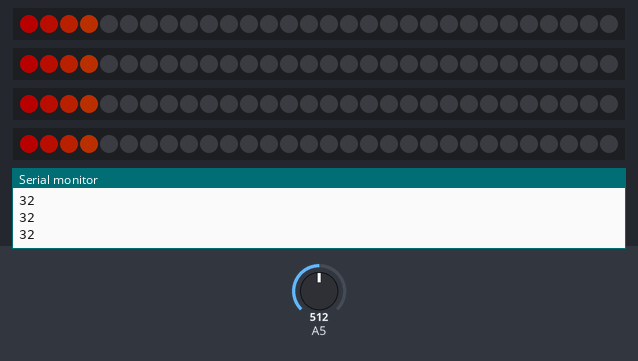
Bench run of a sketch on a simulated Arduino Uno, built with avr-gcc and run on an emulated ATmega328P. Parts: 4 × 30 RGB LEDs in strip order, left to right, the last lines printed to the serial monitor. Inputs (shaded band) come from the test bench; at power-on: A5 = 512. Dim RGB values are drawn brighter than linear.

Above: at 0.78 s.
1.3 s: A5 set to 716
At 2.0 s:
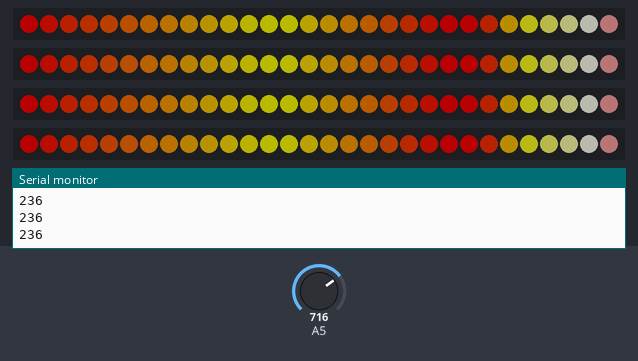
3.0 s: A5 set to 306
5.4 s: A5 set to 511
At 5.7 s:
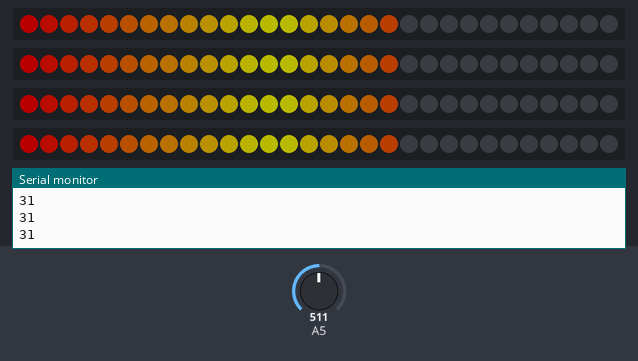
Timing chart, 0 to 8.4 s (numbered marks = the images above; inputs shaded):
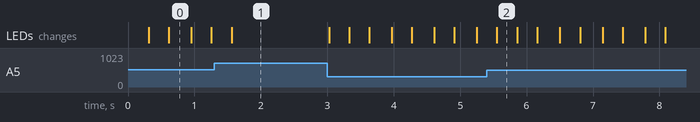

Measured:
- after the input at 1.3 s, the LEDs: change after 0.26 s (image 1)
- after the input at 5.4 s, the LEDs: change after 0.15 s (image 2)

The sketch:

LEDAudioVizualizator.ino
```cpp
#include <FastLED.h>

// How many leds in your strip?
#define NUM_LEDS1 30
#define NUM_LEDS2 30

// For led chips like WS2812, which have a data line, ground, and power, you just
// need to define DATA_PIN.  For led chipsets that are SPI based (four wires - data, clock,
// ground, and power), like the LPD8806 define both DATA_PIN and CLOCK_PIN
// Clock pin only needed for SPI based chipsets when not using hardware SPI
#define DATA_PIN1 3
#define DATA_PIN2 4

// Define the array of leds
CRGB leds1[NUM_LEDS1];
CRGB leds2[NUM_LEDS2];

int nrActiveLEDs1 = 0;
int nrActiveLEDs2 = 0;

DEFINE_GRADIENT_PALETTE( heatmap_gp ) {
    0,   255,    0,0,   //red
    100,   255,255,  0,   //bright yellow
    180,   255,    0,0,   //red
    200,   255,255,  0,   //bright yellow
    255,   255,255,255 }; //full white

CRGBPalette16 myPal = heatmap_gp;

void setup() {
  Serial.begin(9600);
  analogReference(INTERNAL);

  FastLED.addLeds<NEOPIXEL, DATA_PIN1>(leds1, NUM_LEDS1);  // GRB ordering is assumed
  FastLED.addLeds<WS2812, DATA_PIN1, GRB>(leds1, NUM_LEDS1);  // GRB ordering is typical

  FastLED.addLeds<NEOPIXEL, DATA_PIN2>(leds2, NUM_LEDS2);  // GRB ordering is assumed
  FastLED.addLeds<WS2812, DATA_PIN2, GRB>(leds2, NUM_LEDS2);  // GRB ordering is typical

  FastLED.setBrightness(70 );
}

void loop() {
    int audioValue1 = fabs ( analogRead(A5) -480 );
    int audioValue2 = fabs ( analogRead(A5) -480 );

    float activeValue1 = constrain(audioValue1 /200.0 , 0 , 1);
    float activeValue2 = constrain(audioValue2 /200.0 , 0 , 1);

    Serial.println(audioValue1);

    float maxActiveValue1 = NUM_LEDS1 * activeValue1 ;
    float maxActiveValue2 = NUM_LEDS2 * activeValue2 ;


  ///For led 1
   if(nrActiveLEDs1 > maxActiveValue1){
      nrActiveLEDs1--;
    }else if(nrActiveLEDs1 < maxActiveValue1){
      nrActiveLEDs1+=2;
    }

    nrActiveLEDs1 = constrain(nrActiveLEDs1, 0 , NUM_LEDS1);

    for( int i = 0 ; i < nrActiveLEDs1 ; i++){
      leds1[i]  = ColorFromPalette( myPal, ( 1.0 * i /NUM_LEDS1 ) * 255 );
    }
    for( int i = nrActiveLEDs1  ; i < NUM_LEDS1 ; i++){
      leds1[i] = CRGB::Black;
   }

   ///For led 2

     if(nrActiveLEDs2 > maxActiveValue2){
      nrActiveLEDs2--;
    }else if(nrActiveLEDs2 < maxActiveValue2){
      nrActiveLEDs2+=2;
    }

    nrActiveLEDs2 = constrain(nrActiveLEDs2, 0 , NUM_LEDS2);

    for( int i = 0 ; i < nrActiveLEDs2 ; i++){
      leds2[i]  = ColorFromPalette( myPal, ( 1.0 * i /NUM_LEDS2 ) * 255 );
    }
    for( int i = nrActiveLEDs2  ; i < NUM_LEDS2 ; i++){
      leds2[i] = CRGB::Black;
   }

   FastLED.show();
   delay (10);

}
```
